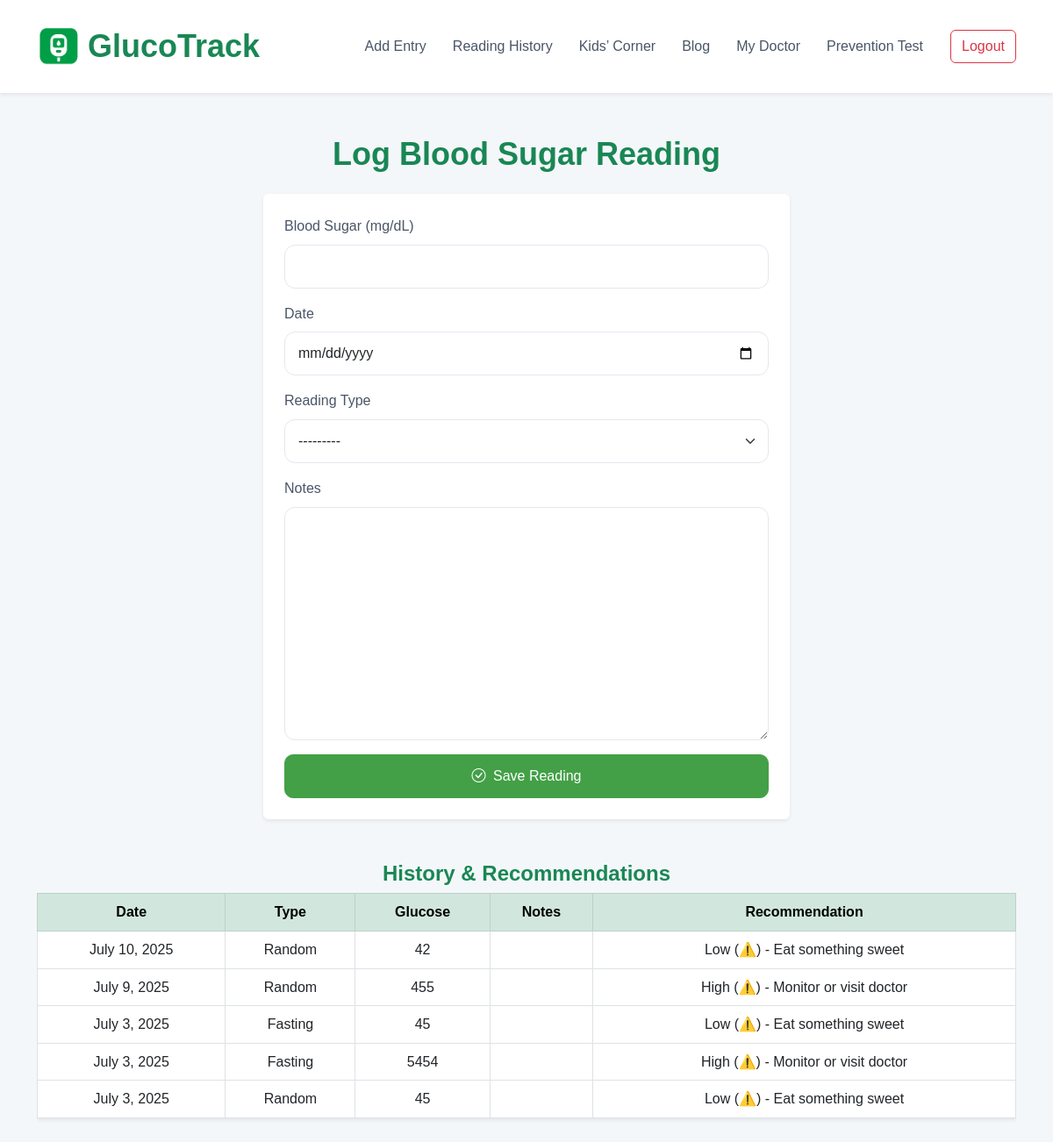
Page /patient_blood/ (signed in) on the committed database.
### patient_blood/models.py (models this page shows, shortened)
class AddEntry(models.Model):
    patient = models.ForeignKey(PatientProfile, on_delete=models.CASCADE)
    blood_sugar = models.PositiveIntegerField()
    date = models.DateField()
    reading_type = models.CharField(max_length=50, choices=[
        ('Fasting', 'Fasting'),
        ('Random', 'Random'),
        ('After Meal', 'After Meal')
    ])
    note = models.TextField(blank=True, null=True)
    seen_by_doctor = models.BooleanField(default=False)  # ✅ جديد
    class Meta:
        verbose_name = "all Entry"
        verbose_name_plural = "all Entry"

### patient_blood/views.py (the view)
# urls.py: path('patient_blood/',include('patient_blood.urls')),
@login_required(login_url='login')
def patient_blood(request):
    if request.method == 'POST':
        form = BloodSugarReadingForm(request.POST)
        if form.is_valid():
            reading = form.save(commit=False)
            reading.patient = PatientProfile.objects.get(user=request.user)
            reading.save()
            return redirect('patient_blood')
    else:
        form = BloodSugarReadingForm()
    patient = PatientProfile.objects.get(user=request.user)
    history = AddEntry.objects.filter(patient=patient).order_by('-date')[:5]
    return render(request, 'Patient/add_blood_entry.html', {
        'form': form,
        'history': history
    })

### patient_blood/forms.py
class BloodSugarReadingForm(forms.ModelForm):
    class Meta:
        model = AddEntry
        fields = ['blood_sugar', 'date', 'reading_type', 'note']
        widgets = {
            'date': forms.DateInput(attrs={'type': 'date'}),
        }

### templates/Patient/add_blood_entry.html (shortened to what this page needs)
{% load static %}
{% load widget_tweaks %}
<!DOCTYPE html>
<html lang="en">
<head>
{% include 'Patient/navbar.html'%}
<head>
</head>
</head>
<body>
  <main class="container py-5">
    <h2 class="text-center text-success fw-bold mb-4">Log Blood Sugar Reading</h2>
    <form method="POST" class="bg-white p-4 rounded shadow-sm mx-auto" style="max-width: 600px;">
      <div class="mb-3">
        <label for="glucoseValue" class="form-label">Blood Sugar (mg/dL)</label>
        {{ form.blood_sugar|add_class:"form-control" }}
      </div>
      <div class="mb-3">
        <label for="readingDate" class="form-label">Date</label>
        {{ form.date|add_class:"form-control" }}
      </div>
      <div class="mb-3">
        <label for="readingType" class="form-label">Reading Type</label>
        {{ form.reading_type|add_class:"form-select" }}
      </div>
      <div class="mb-3">
        <label for="notes" class="form-label">Notes</label>
        {{ form.note|add_class:"form-control" }}
      </div>
      <button type="submit" class="btn btn-success w-100">
        <i class="bi bi-check-circle me-1"></i> Save Reading
      </button>
    </form>
<h4 class="text-center mt-5 text-success fw-bold">History & Recommendations</h4>
<div class="table-responsive">
  <table class="table table-bordered shadow-sm text-center">
    <thead class="table-success">
      <tr>
        <th>Date</th>
        <th>Type</th>
        <th>Glucose</th>
        <th>Notes</th>
        <th>Recommendation</th>
      </tr>
    </thead>
    <tbody>
      {% for entry in history %}
        <tr>
          <td>{{ entry.date }}</td>
          <td>{{ entry.reading_type }}</td>
          <td>{{ entry.blood_sugar }}</td>
          <td>{{ entry.note }}</td>
          <td>
            {% if entry.blood_sugar > 180 %}
              High (⚠️) - Monitor or visit doctor
            {% elif entry.blood_sugar < 70 %}
              Low (⚠️) - Eat something sweet
            {% else %}
              Normal ✅
            {% endif %}
          </td>
        </tr>
      {% empty %}
        <tr>
          <td colspan="5">No readings yet.</td>
        </tr>
      {% endfor %}
    </tbody>
  </table>
</div>
</body>
</html>

### static/css/style.css (style rules this page uses)
html, body { height: 100%; margin: 0; }
body { font-family: 'Poppins', sans-serif; background-color: #f4f7fa; color: #2d3748; --default-color: #43a047; --secondary-color: #1e88e5; --light-gray: #e2e8f0; line-height: 1.6; display: flex; flex-direction: column; }
main { flex: 1; }
h2, h3, h5, h6 { font-weight: 600; color: #2d3748; }
h2 { font-size: 2.25rem; }
.btn-success { background-color: var(--default-color); border-color: var(--default-color); font-weight: 500; padding: 12px 24px; border-radius: 10px; transition: background-color 0.3s ease, transform 0.2s ease; }
.form-control, .form-select { border-radius: 12px; border: 1px solid var(--light-gray); padding: 12px 15px; font-size: 1rem; transition: border-color 0.3s ease, box-shadow 0.3s ease; }
.form-label { font-weight: 500; color: #4a5568; }
h2 { color: #2b5d4d; }
button, .btn { font-size: 1rem; }
input, select, textarea { font-size: 1rem; }

### rows in the picture
AddEntry: date "July 10, 2025", reading_type "Random", blood_sugar "42", shows "Low (⚠️) - Eat something sweet"
AddEntry: date "July 9, 2025", reading_type "Random", blood_sugar "455", shows "High (⚠️) - Monitor or visit doctor"
AddEntry: date "July 3, 2025", reading_type "Fasting", blood_sugar "45", shows "Low (⚠️) - Eat something sweet"
AddEntry: date "July 3, 2025", reading_type "Fasting", blood_sugar "5454", shows "High (⚠️) - Monitor or visit doctor"
AddEntry: date "July 3, 2025", reading_type "Random", blood_sugar "45", shows "Low (⚠️) - Eat something sweet"
